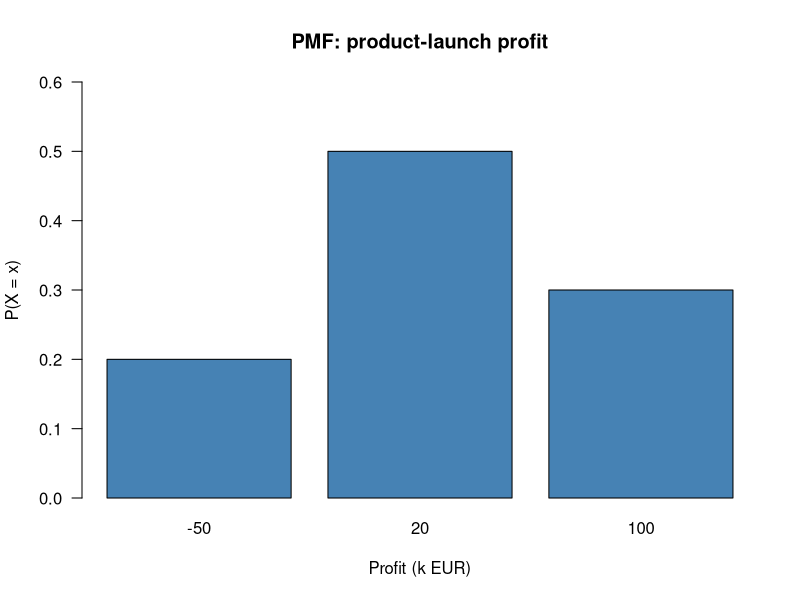
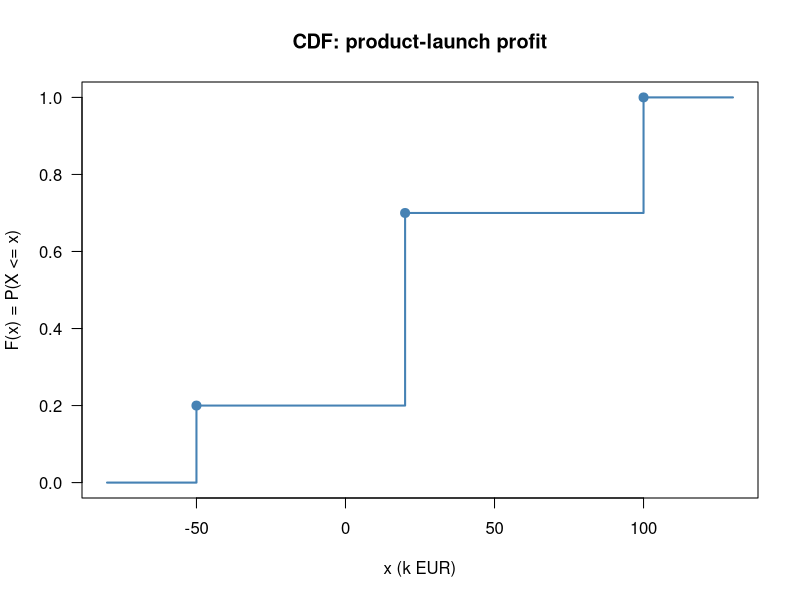
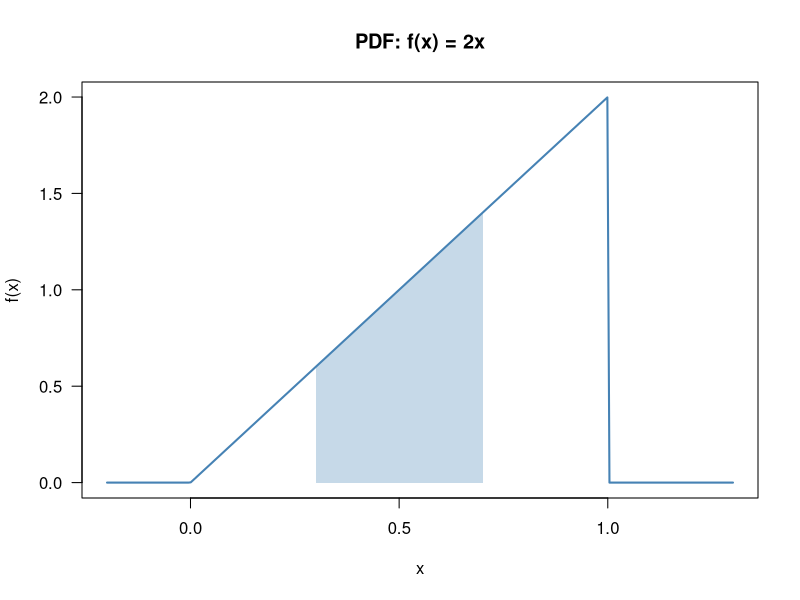
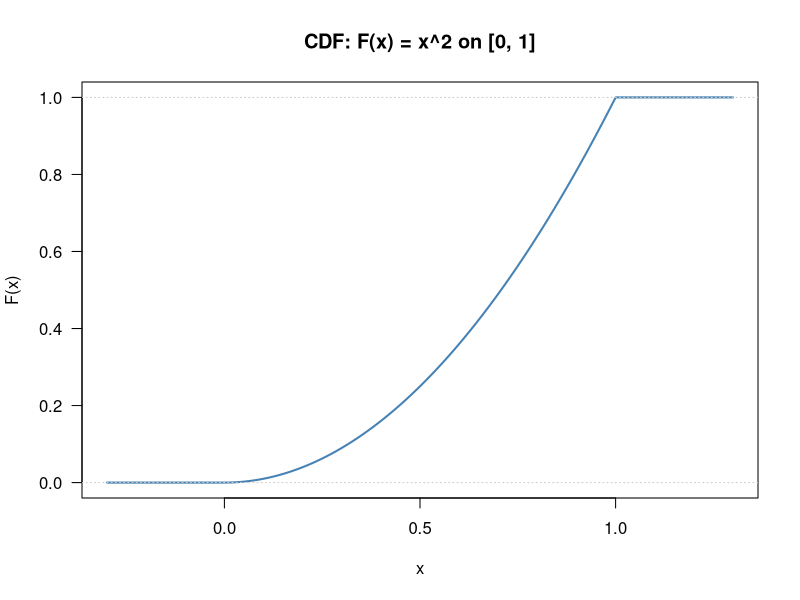

Write R code to recreate these figures, in order.
## ---- chunk 1
#| message: false
#| warning: false
set.seed(2026)
# No special packages required: base R only.
## ---- chunk 2
outcomes <- c(-50, 20, 100)            # profit in thousands of euros
probs    <- c(0.20, 0.50, 0.30)

pmf <- data.frame(x = outcomes, p = probs)
knitr::kable(pmf, caption = "PMF of product-launch profit (k EUR)")

barplot(probs, names.arg = outcomes, col = "steelblue",
        xlab = "Profit (k EUR)", ylab = "P(X = x)",
        main = "PMF: product-launch profit", las = 1, ylim = c(0, 0.6))
## ---- chunk 3
EX   <- sum(outcomes * probs)
EX2  <- sum(outcomes^2 * probs)
VarX <- EX2 - EX^2
SDX  <- sqrt(VarX)

cat("E[X]  =", EX,           "k EUR\n")
cat("E[X^2]=", EX2,           "\n")
cat("Var(X)=", VarX,          "\n")
cat("SD(X) =", round(SDX, 2), "k EUR\n")
## ---- chunk 4
cum_probs <- cumsum(probs)
cdf <- data.frame(x = outcomes, F_x = cum_probs)
knitr::kable(cdf, caption = "CDF values (jumps of the step function)")

# Hand-built step plot
x_plot <- c(-80, outcomes[1], outcomes[1], outcomes[2],
            outcomes[2], outcomes[3], outcomes[3], 130)
y_plot <- c(0, 0, cum_probs[1], cum_probs[1],
            cum_probs[2], cum_probs[2], cum_probs[3], cum_probs[3])
plot(x_plot, y_plot, type = "l", col = "steelblue", lwd = 2,
     xlab = "x (k EUR)", ylab = "F(x) = P(X <= x)",
     main = "CDF: product-launch profit", las = 1, ylim = c(0, 1))
points(outcomes, cum_probs, pch = 19, col = "steelblue", cex = 1.2)
## ---- chunk 5
f <- function(x) ifelse(x >= 0 & x <= 1, 2 * x, 0)

total <- integrate(f, 0, 1)$value
cat("Integral of f from 0 to 1:", total, "(should be 1)\n")

curve(f, from = -0.2, to = 1.3, n = 300, col = "steelblue", lwd = 2,
      xlab = "x", ylab = "f(x)", main = "PDF: f(x) = 2x", las = 1)
x_shade <- seq(0.3, 0.7, length.out = 100)
polygon(c(0.3, x_shade, 0.7), c(0, f(x_shade), 0),
        col = rgb(0.27, 0.51, 0.71, 0.3), border = NA)
## ---- chunk 6
p_mid   <- integrate(f, 0.3, 0.7)$value
EX_c    <- integrate(function(x) x * f(x),   0, 1)$value
EX2_c   <- integrate(function(x) x^2 * f(x), 0, 1)$value
VarX_c  <- EX2_c - EX_c^2

cat("P(0.3 <= X <= 0.7) =", round(p_mid, 4),  "\n")
cat("E[X]               =", round(EX_c, 4),   " (theory: 2/3)\n")
cat("Var(X)             =", round(VarX_c, 4), " (theory: 1/18)\n")
## ---- chunk 7
F_cdf <- function(x) ifelse(x < 0, 0, ifelse(x > 1, 1, x^2))

curve(F_cdf, from = -0.3, to = 1.3, n = 300, col = "steelblue", lwd = 2,
      xlab = "x", ylab = "F(x)", main = "CDF: F(x) = x^2 on [0, 1]", las = 1)
abline(h = c(0, 1), col = "grey80", lty = 3)
## ---- chunk 8
# Discrete product-launch variable: use Chebyshev to bound P(|X - mu| < k*sigma)
mu_X <- EX
sd_X <- SDX
k_vals <- c(1, 2, 3, 4)
lower_bound <- 1 - 1/k_vals^2
data.frame(k = k_vals,
           interval_lo = round(mu_X - k_vals * sd_X, 1),
           interval_hi = round(mu_X + k_vals * sd_X, 1),
           Cheb_lower  = round(lower_bound, 3))
